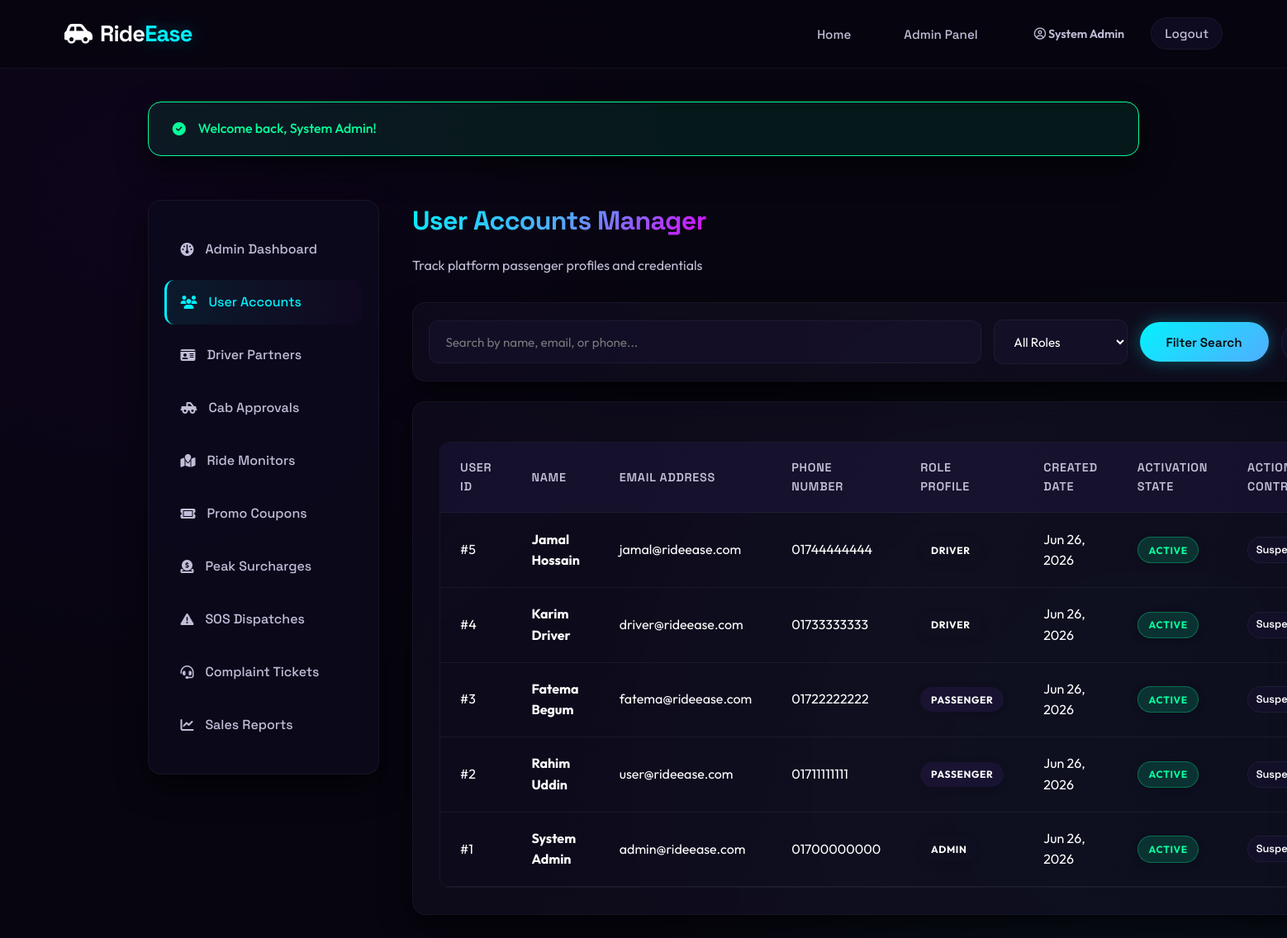
The page /admin/users.php (signed in) on the database its author committed.
### tables this page shows
CREATE TABLE IF NOT EXISTS users (
    id INT AUTO_INCREMENT PRIMARY KEY,
    name VARCHAR(100) NOT NULL,
    email VARCHAR(150) NOT NULL UNIQUE,
    phone VARCHAR(20) NOT NULL,
    password_hash VARCHAR(255) NOT NULL,
    role ENUM('passenger','driver','admin') NOT NULL DEFAULT 'passenger',
    profile_pic VARCHAR(255) DEFAULT NULL,
    is_active TINYINT(1) NOT NULL DEFAULT 1,
    created_at DATETIME NOT NULL DEFAULT CURRENT_TIMESTAMP,
    updated_at DATETIME NOT NULL DEFAULT CURRENT_TIMESTAMP ON UPDATE CURRENT_TIMESTAMP
);

### config/session.php (called while the page is built, shortened)
<?php
function sanitize(string $input): string {
    return htmlspecialchars(trim($input), ENT_QUOTES, 'UTF-8');
}

### admin/users.php (the view, shortened to what this page needs)
<?php
require_once __DIR__ . '/../config/session.php';
$db = getDB();
$search = sanitize($_GET['q'] ?? '');
$role = sanitize($_GET['role'] ?? 'all');
try {
    $sql = "SELECT id, name, email, phone, role, is_active, created_at FROM users WHERE 1=1";
    $params = [];
    $sql .= " ORDER BY id DESC";
    $stmt = $db->prepare($sql);
    $stmt->execute($params);
    $users = $stmt->fetchAll();
} catch (PDOException $e) {
    die("Error compiling user list: " . $e->getMessage());
}
require_once __DIR__ . '/../includes/header.php';
?>
<div class="dashboard-layout">
    <aside class="sidebar">
        <ul class="sidebar-menu">
            <li><a href="dashboard.php"><i class="fa-solid fa-gauge"></i> Admin Dashboard</a></li>
            <li><a href="users.php" class="active"><i class="fa-solid fa-users"></i> User Accounts</a></li>
            <li><a href="drivers.php"><i class="fa-solid fa-id-card"></i> Driver Partners</a></li>
            <li><a href="vehicles.php"><i class="fa-solid fa-truck-pickup"></i> Cab Approvals</a></li>
            <li><a href="rides.php"><i class="fa-solid fa-map-location"></i> Ride Monitors</a></li>
            <li><a href="coupons.php"><i class="fa-solid fa-ticket"></i> Promo Coupons</a></li>
            <li><a href="pricing.php"><i class="fa-solid fa-circle-dollar-to-slot"></i> Peak Surcharges</a></li>
            <li><a href="sos_alerts.php"><i class="fa-solid fa-triangle-exclamation"></i> SOS Dispatches</a></li>
            <li><a href="complaints.php"><i class="fa-solid fa-headset"></i> Complaint Tickets</a></li>
            <li><a href="reports.php"><i class="fa-solid fa-chart-line"></i> Sales Reports</a></li>
        </ul>
    </aside>
    <div class="dashboard-content">
        <div style="display:flex; justify-content:space-between; align-items:center; margin-bottom: 2rem;">
            <div>
                <h1 class="gradient-text">User Accounts Manager</h1>
                <p class="text-secondary">Track platform passenger profiles and credentials</p>
            </div>
        </div>
        <div class="card" style="margin-bottom: 1.5rem; padding: 1.2rem;">
            <form action="users.php" method="GET" style="display:flex; gap:15px; align-items:center; flex-wrap:wrap;">
                <div style="flex:1; min-width:200px;">
                    <input type="text" name="q" class="form-control" placeholder="Search by name, email, or phone..." value="<?php echo sanitize($search); ?>">
                </div>
                <div>
                    <select name="role" class="form-control">
                        <option value="all" <?php echo $role === 'all' ? 'selected' : ''; ?>>All Roles</option>
                    </select>
                </div>
                <button type="submit" class="btn btn-primary">Filter Search</button>
                <a href="users.php" class="btn btn-secondary">Reset</a>
            </form>
        </div>
        <div class="card">
            <div class="table-responsive">
                <table>
                    <thead>
                        <tr>
                            <th>User ID</th>
                            <th>Name</th>
                            <th>Email Address</th>
                            <th>Phone Number</th>
                            <th>Role Profile</th>
                            <th>Created Date</th>
                            <th>Activation State</th>
                            <th>Action Controls</th>
                        </tr>
                    </thead>
                    <tbody>
                        <?php if (empty($users)): ?>
                            <tr>
                                <td colspan="8" class="text-center text-muted">No users found matching requirements.</td>
                            </tr>
                        <?php else: ?>
                            <?php foreach ($users as $u): ?>
                                <tr>
                                    <td>#<?php echo $u['id']; ?></td>
                                    <td><strong><?php echo sanitize($u['name']); ?></strong></td>
                                    <td><?php echo sanitize($u['email']); ?></td>
                                    <td><?php echo sanitize($u['phone']); ?></td>
                                    <td>
                                        <span class="badge" style="background-color: <?php echo $u['role'] === 'admin' ? 'var(--accent-purple)' : ($u['role'] === 'driver' ? 'var(--accent-cyan)' : 'var(--bg-tertiary)'); ?>; color:#fff;">
                                            <?php echo ucfirst($u['role']); ?>
                                        </span>
                                    </td>
                                    <td><?php echo date('M d, Y', strtotime($u['created_at'])); ?></td>
                                    <td>
                                        <span class="badge <?php echo $u['is_active'] ? 'badge-completed' : 'badge-cancelled'; ?>">
                                            <?php echo $u['is_active'] ? 'Active' : 'Deactivated'; ?>
                                        </span>
                                    </td>
                                    <td>
                                        <div style="display:flex; gap:5px;">
                                            <?php if ($u['is_active']): ?>
                                                <a href="users.php?toggle_active=<?php echo $u['id']; ?>&state=0" class="btn btn-secondary" style="padding:0.3rem 0.6rem; font-size:0.8rem;" onclick="return confirm('Deactivate account?');">Suspend</a>
                                            <?php else: ?>
                                                <a href="users.php?toggle_active=<?php echo $u['id']; ?>&state=1" class="btn btn-success" style="padding:0.3rem 0.6rem; font-size:0.8rem;">Reactivate</a>
                                            <?php endif; ?>
                                        </div>
                                    </td>
                                </tr>
                            <?php endforeach; ?>
                        <?php endif; ?>
                    </tbody>
                </table>
            </div>
        </div>
    </div>
</div>

### rows shown on the page
users: id "5", name "Jamal Hossain", email "jamal@rideease.com", phone "01744444444", role "DRIVER", created_at "Jun 26, 2026", is_active "ACTIVE"
users: id "4", name "Karim Driver", email "driver@rideease.com", phone "01733333333", role "DRIVER", created_at "Jun 26, 2026", is_active "ACTIVE"
users: id "3", name "Fatema Begum", email "fatema@rideease.com", phone "01722222222", role "PASSENGER", created_at "Jun 26, 2026", is_active "ACTIVE"
users: id "2", name "Rahim Uddin", email "user@rideease.com", phone "01711111111", role "PASSENGER", created_at "Jun 26, 2026", is_active "ACTIVE"
users: id "1", name "System Admin", email "admin@rideease.com", phone "01700000000", role "ADMIN", created_at "Jun 26, 2026", is_active "ACTIVE"

### other values the page prints
currentUserName() "System Admin"
$flash['message'] "Welcome back, System Admin!"
